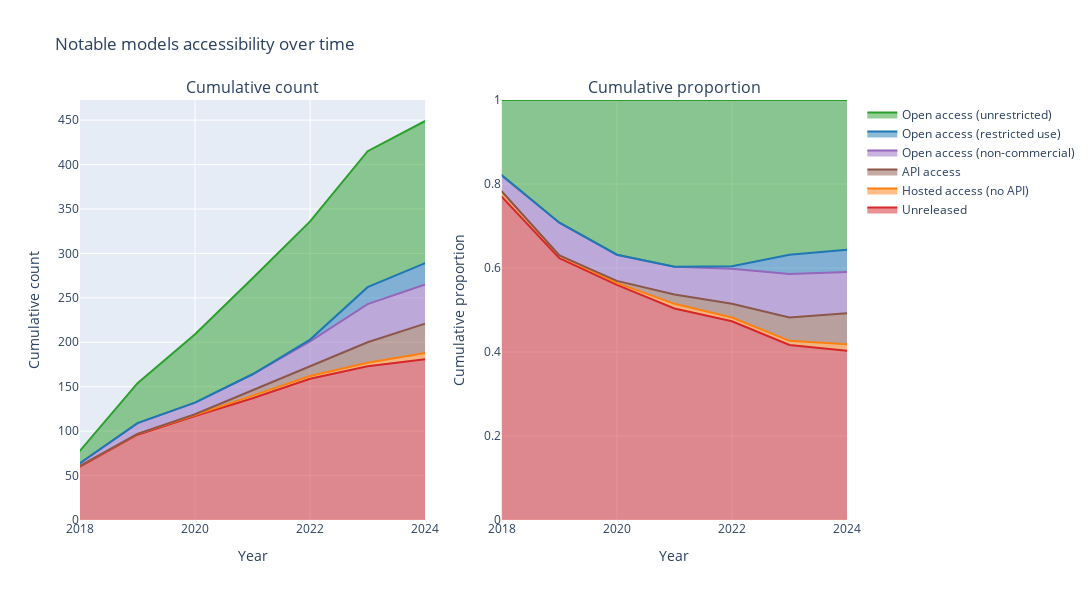

The code cell stored with this chart in its notebook:
### Code cell
# Create a 1x2 subplot
fig = make_subplots(rows=1, cols=2, subplot_titles=('Cumulative count',
                                                    'Cumulative proportion'))

# Define a consistent color palette
color_palette = {
    'Unreleased': '#d62728',
    'Hosted access (no API)': '#ff7f0e',
    'API access': '#8c564b',
    'Open access (non-commercial)': '#9467bd',
    'Open access (restricted use)': '#1f77b4',
    'Open access (unrestricted)': '#2ca02c'
}

# Cumulative area chart
for accessibility in cumulative_notable_counts['Model accessibility'].unique():
    fig.add_trace(
        go.Scatter(x=cumulative_notable_counts[cumulative_notable_counts['Model accessibility'] == accessibility]['Year'], 
                y=cumulative_notable_counts[cumulative_notable_counts['Model accessibility'] == accessibility]['Cumulative for status'], 
                hoverinfo='x+y',
                stackgroup='one',
                mode='lines',
                name=accessibility,
                line=dict(color=color_palette[accessibility])),
        row=1, col=1
    )

# Normalized area chart
for accessibility in normalized_counts_notable['Model accessibility'].unique():
    fig.add_trace(
        go.Scatter(x=normalized_counts_notable[normalized_counts_notable['Model accessibility'] == accessibility]['Year'], 
                y=normalized_counts_notable[normalized_counts_notable['Model accessibility'] == accessibility]['proportion'], 
                hoverinfo='x+y',
                stackgroup='one',
                mode='lines',
                name=accessibility,
                line=dict(color=color_palette[accessibility]),
                showlegend=False),
        row=1, col=2
    )

# Update layout
fig.update_layout(
    autosize=False,
    width=1200,
    height=600,
    title_text='Notable models accessibility over time',
    showlegend=True
)

# Update x and y axes
fig.update_xaxes(title_text='Year', range=[2018, 2024], row=1, col=1)
fig.update_xaxes(title_text='Year', range=[2018, 2024], row=1, col=2)
fig.update_yaxes(title_text='Cumulative count', row=1, col=1)
fig.update_yaxes(title_text='Cumulative proportion', range=[0, 1], row=1, col=2)

save_plot(fig, results_dir, f'cumulative_model_count_by_accessibility')

fig.show()

### Figure 1 — Plotly figure (JSON) as saved in the notebook; plotly's stock layout.template omitted (floating-point values rounded to 4 significant figures)
{"data": [{"hoverinfo": "x+y", "line": {"color": "#d62728"}, "mode": "lines", "name": "Unreleased", "stackgroup": "one", "type": "scatter", "x": [2015, 2016, 2017, 2018, 2019, 2020, 2021, 2022, 2023, 2024], "xaxis": "x", "y": [7, 17, 36, 60, 96, 117, 137, 159, 173, 181], "yaxis": "y"}, {"hoverinfo": "x+y", "line": {"color": "#ff7f0e"}, "mode": "lines", "name": "Hosted access (no API)", "stackgroup": "one", "type": "scatter", "x": [2015, 2016, 2017, 2018, 2019, 2020, 2021, 2022, 2023, 2024], "xaxis": "x", "y": [0, 1, 1, 1, 1, 1, 3, 3, 4, 7], "yaxis": "y"}, {"hoverinfo": "x+y", "line": {"color": "#8c564b"}, "mode": "lines", "name": "API access", "stackgroup": "one", "type": "scatter", "x": [2015, 2016, 2017, 2018, 2019, 2020, 2021, 2022, 2023, 2024], "xaxis": "x", "y": [0, 0, 0, 0, 0, 1, 6, 11, 23, 33], "yaxis": "y"}, {"hoverinfo": "x+y", "line": {"color": "#9467bd"}, "mode": "lines", "name": "Open access (non-commercial)", "stackgroup": "one", "type": "scatter", "x": [2015, 2016, 2017, 2018, 2019, 2020, 2021, 2022, 2023, 2024], "xaxis": "x", "y": [0, 2, 2, 3, 12, 13, 18, 28, 43, 44], "yaxis": "y"}, {"hoverinfo": "x+y", "line": {"color": "#1f77b4"}, "mode": "lines", "name": "Open access (restricted use)", "stackgroup": "one", "type": "scatter", "x": [2015, 2016, 2017, 2018, 2019, 2020, 2021, 2022, 2023, 2024], "xaxis": "x", "y": [0, 0, 0, 0, 0, 0, 0, 2, 19, 24], "yaxis": "y"}, {"hoverinfo": "x+y", "line": {"color": "#2ca02c"}, "mode": "lines", "name": "Open access (unrestricted)", "stackgroup": "one", "type": "scatter", "x": [2015, 2016, 2017, 2018, 2019, 2020, 2021, 2022, 2023, 2024], "xaxis": "x", "y": [2, 3, 4, 14, 45, 77, 108, 133, 153, 160], "yaxis": "y"}, {"hoverinfo": "x+y", "line": {"color": "#d62728"}, "mode": "lines", "name": "Unreleased", "showlegend": false, "stackgroup": "one", "type": "scatter", "x": [2015, 2016, 2017, 2018, 2019, 2020, 2021, 2022, 2023, 2024], "xaxis": "x2", "y": [0.7778, 0.7391, 0.8372, 0.7692, 0.6234, 0.5598, 0.5037, 0.4732, 0.4169, 0.4031], "yaxis": "y2"}, {"hoverinfo": "x+y", "line": {"color": "#ff7f0e"}, "mode": "lines", "name": "Hosted access (no API)", "showlegend": false, "stackgroup": "one", "type": "scatter", "x": [2015, 2016, 2017, 2018, 2019, 2020, 2021, 2022, 2023, 2024], "xaxis": "x2", "y": [0, 0.04348, 0.02326, 0.01282, 0.006494, 0.004785, 0.01103, 0.008929, 0.009639, 0.01559], "yaxis": "y2"}, {"hoverinfo": "x+y", "line": {"color": "#8c564b"}, "mode": "lines", "name": "API access", "showlegend": false, "stackgroup": "one", "type": "scatter", "x": [2015, 2016, 2017, 2018, 2019, 2020, 2021, 2022, 2023, 2024], "xaxis": "x2", "y": [0, 0, 0, 0, 0, 0.004785, 0.02206, 0.03274, 0.05542, 0.0735], "yaxis": "y2"}, {"hoverinfo": "x+y", "line": {"color": "#9467bd"}, "mode": "lines", "name": "Open access (non-commercial)", "showlegend": false, "stackgroup": "one", "type": "scatter", "x": [2015, 2016, 2017, 2018, 2019, 2020, 2021, 2022, 2023, 2024], "xaxis": "x2", "y": [0, 0.08696, 0.04651, 0.03846, 0.07792, 0.0622, 0.06618, 0.08333, 0.1036, 0.098], "yaxis": "y2"}, {"hoverinfo": "x+y", "line": {"color": "#1f77b4"}, "mode": "lines", "name": "Open access (restricted use)", "showlegend": false, "stackgroup": "one", "type": "scatter", "x": [2015, 2016, 2017, 2018, 2019, 2020, 2021, 2022, 2023, 2024], "xaxis": "x2", "y": [0, 0, 0, 0, 0, 0, 0, 0.005952, 0.04578, 0.05345], "yaxis": "y2"}, {"hoverinfo": "x+y", "line": {"color": "#2ca02c"}, "mode": "lines", "name": "Open access (unrestricted)", "showlegend": false, "stackgroup": "one", "type": "scatter", "x": [2015, 2016, 2017, 2018, 2019, 2020, 2021, 2022, 2023, 2024], "xaxis": "x2", "y": [0.2222, 0.1304, 0.09302, 0.1795, 0.2922, 0.3684, 0.3971, 0.3958, 0.3687, 0.3563], "yaxis": "y2"}], "layout": {"annotations": [{"font": {"size": 16}, "showarrow": false, "text": "Cumulative count", "x": 0.225, "xanchor": "center", "xref": "paper", "y": 1, "yanchor": "bottom", "yref": "paper"}, {"font": {"size": 16}, "showarrow": false, "text": "Cumulative proportion", "x": 0.775, "xanchor": "center", "xref": "paper", "y": 1, "yanchor": "bottom", "yref": "paper"}], "autosize": false, "height": 600, "showlegend": true, "title": {"text": "Notable models accessibility over time"}, "width": 1200, "xaxis": {"anchor": "y", "domain": [0, 0.45], "range": [2018, 2024], "title": {"text": "Year"}}, "xaxis2": {"anchor": "y2", "domain": [0.55, 1], "range": [2018, 2024], "title": {"text": "Year"}}, "yaxis": {"anchor": "x", "domain": [0, 1], "title": {"text": "Cumulative count"}}, "yaxis2": {"anchor": "x2", "domain": [0, 1], "range": [0, 1], "title": {"text": "Cumulative proportion"}}}}
